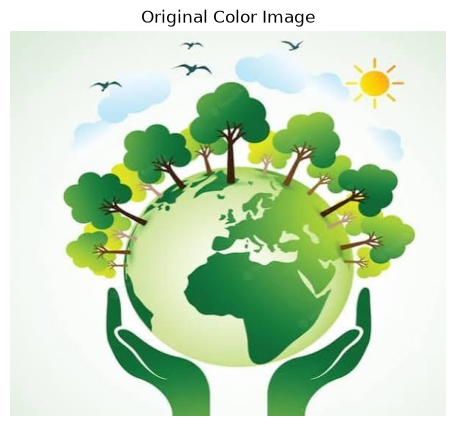
#> input picture saveetha.jpg, 456 x 426 px
$ jupyter execute 'dipex002 (6).ipynb'
#> lines starting #> are read from the running program, lines starting #| are printed output that depends on the picture
## EXP-2 Histogram Processing and Image Enhancement Using OpenCV

## REG-212224243003

## NAME-Jana Shravin S

[cell 1]
import cv2
import numpy as np
import matplotlib.pyplot as plt

[cell 2]
# Read Image

image = cv2.imread("saveetha.jpg")
#> image is the input picture: shape (426, 456, 3); mean B, G, R 189.7, 219.4, 197.3

if image is None:
    print("Error: saveetha.jpg not found")

[cell 3]
# 1. Original Grayscale Image

gray_image = cv2.cvtColor(
    image,
    cv2.COLOR_BGR2GRAY
)
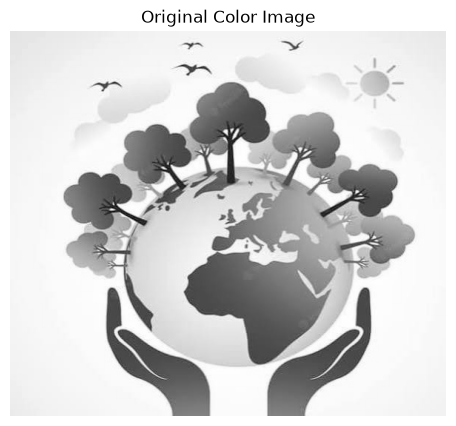
#> gray_image: shape (426, 456); min 0, max 255, mean 209.4

plt.figure(figsize=(6, 5))
plt.imshow(gray_image, cmap='gray')
plt.title("Original Grayscale Image")
plt.axis("off")
plt.show()

[cell 4]
# 2. Original Grayscale Histogram

plt.figure(figsize=(7, 5))
plt.hist(
    gray_image.ravel(),
    256,
    range=[0, 256]
)
plt.title("Original Grayscale Histogram")
plt.xlabel("Pixel Intensity")
plt.ylabel("Frequency")
plt.xlim([0, 256])
plt.show()
#> figure, not shown here; tallest bar 25333 high, from x = 255 to 256

[cell 5]
# 3. Equalized Grayscale Image

equalized_image = cv2.equalizeHist(gray_image)
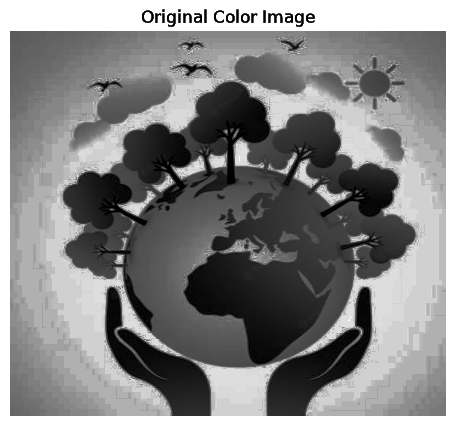
#> equalized_image: shape (426, 456); min 0, max 255, mean 132

plt.figure(figsize=(6, 5))
plt.imshow(
    equalized_image,
    cmap='gray'
)
plt.title("Equalized Grayscale Image")
plt.axis("off")
plt.show()

[cell 6]
# 4. Equalized Grayscale Histogram

plt.figure(figsize=(7, 5))
plt.hist(
    equalized_image.ravel(),
    256,
    range=[0, 256]
)
plt.title("Equalized Grayscale Histogram")
plt.xlabel("Pixel Intensity")
plt.ylabel("Frequency")
plt.xlim([0, 256])
plt.show()
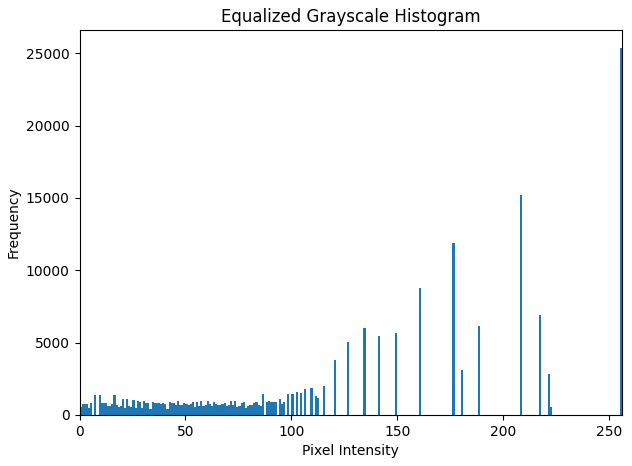
#> figure drawn by matplotlib, 1 panel; tallest bar 25333 high, from x = 255 to 256

[cell 7]
# 5. Original Color Image

plt.figure(figsize=(6, 5))
plt.imshow(
    cv2.cvtColor(
        image,
        cv2.COLOR_BGR2RGB
    )
)
plt.title("Original Color Image")
plt.axis("off")
plt.show()

[cell 8]
# 6. B, G, R Channel Histogram

blue, green, red = cv2.split(image)
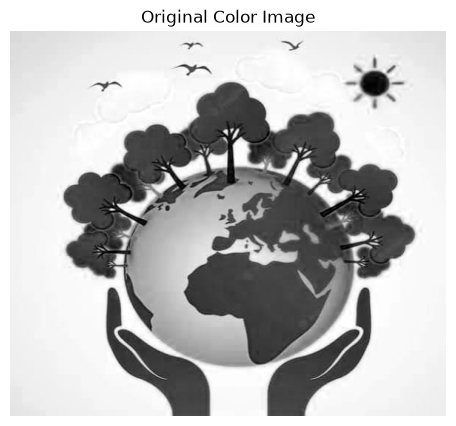
#> blue: shape (426, 456); min 0, max 255, mean 189.7
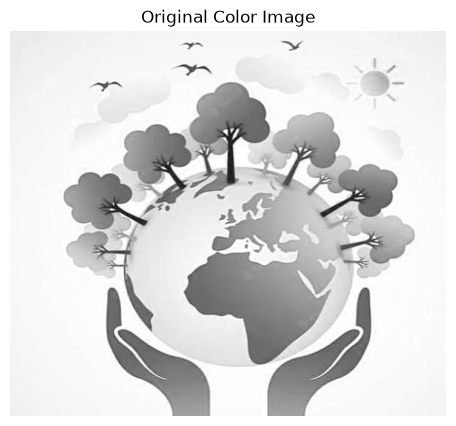
#> green: shape (426, 456); min 0, max 255, mean 219.4
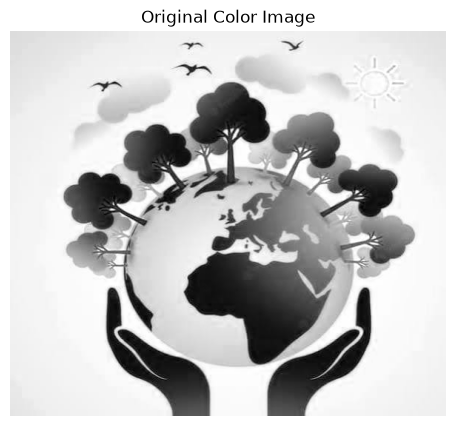
#> red: shape (426, 456); min 0, max 255, mean 197.3

plt.figure(figsize=(8, 5))

plt.hist(
    blue.ravel(),
    256,
    range=[0, 256],
    alpha=0.5,
    label="Blue"
)

plt.hist(
    green.ravel(),
    256,
    range=[0, 256],
    alpha=0.5,
    label="Green"
)

plt.hist(
    red.ravel(),
    256,
    range=[0, 256],
    alpha=0.5,
    label="Red"
)

plt.title("B, G, R Channel Histogram")
plt.xlabel("Pixel Intensity")
plt.ylabel("Frequency")
plt.xlim([0, 256])
plt.legend()
plt.show()
#> figure, not shown here; tallest bar 25699 high, from x = 255 to 256; tallest bar 25585 high, from x = 255 to 256; tallest bar 25443 high, from x = 255 to 256

[cell 9]
# Convert BGR image to HSV
image_hsv = cv2.cvtColor(
    image,
    cv2.COLOR_BGR2HSV
)
#> image_hsv: shape (426, 456, 3); mean H, S, V 48.5, 55.7, 220.1

# Equalize the V (Value) channel
image_hsv[:, :, 2] = cv2.equalizeHist(
    image_hsv[:, :, 2]
)
#> image_hsv: shape (426, 456, 3); mean H, S, V 48.5, 55.7, 132.9

[cell 10]
# 9. Convert HSV Back to BGR

enhanced_image = cv2.cvtColor(
    image_hsv,
    cv2.COLOR_HSV2BGR
)
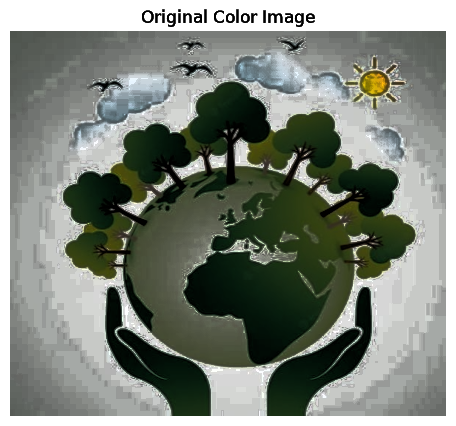
#> enhanced_image: shape (426, 456, 3); mean B, G, R 123.1, 132.4, 126.1

[cell 11]
# 10. Enhanced Color Image

plt.figure(figsize=(6, 5))

plt.imshow(
    cv2.cvtColor(
        enhanced_image,
        cv2.COLOR_BGR2RGB
    )
)

plt.title("Enhanced Color Image")
plt.axis("off")
plt.show()

[cell 12]
# 11. Enhanced Color Histogram

blue_eq, green_eq, red_eq = cv2.split(
    enhanced_image
)
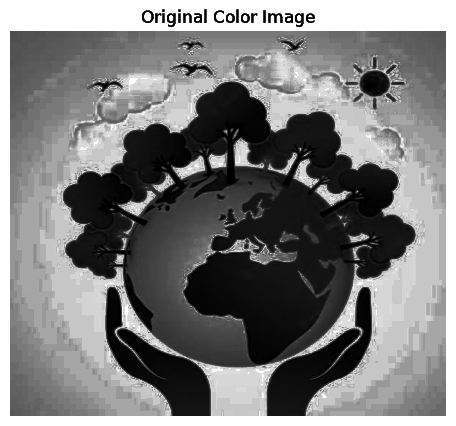
#> blue_eq: shape (426, 456); min 0, max 255, mean 123.1
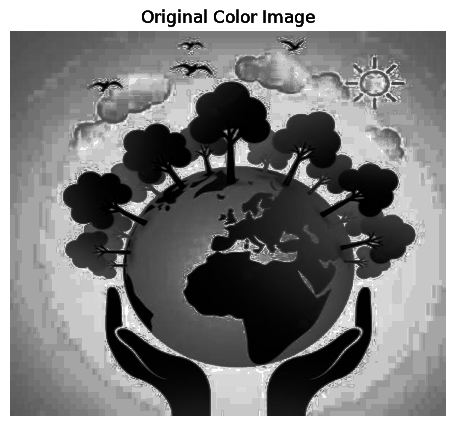
#> red_eq: shape (426, 456); min 0, max 255, mean 126.1

plt.figure(figsize=(8, 5))

plt.hist(
    blue_eq.ravel(),
    256,
    range=[0, 256],
    alpha=0.5,
    label="Blue"
)

plt.hist(
    green_eq.ravel(),
    256,
    range=[0, 256],
    alpha=0.5,
    label="Green"
)

plt.hist(
    red_eq.ravel(),
    256,
    range=[0, 256],
    alpha=0.5,
    label="Red"
)

plt.title("Enhanced Color Histogram")
plt.xlabel("Pixel Intensity")
plt.ylabel("Frequency")
plt.xlim([0, 256])
plt.legend()
plt.show()
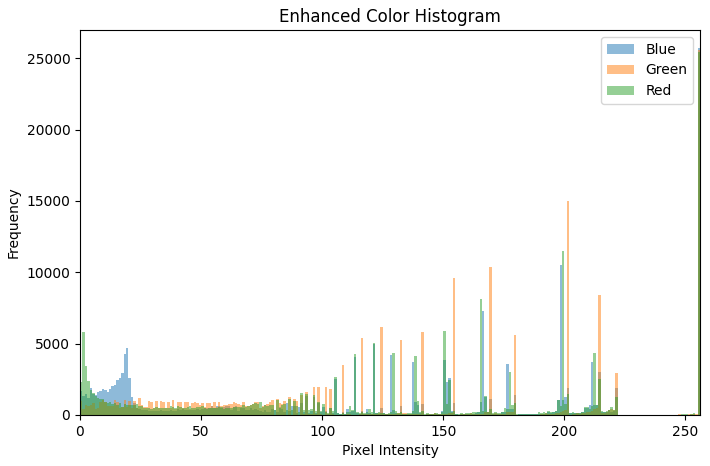
#> figure drawn by matplotlib, 1 panel; tallest bar 25699 high, from x = 255 to 256; tallest bar 25585 high, from x = 255 to 256; tallest bar 25443 high, from x = 255 to 256
